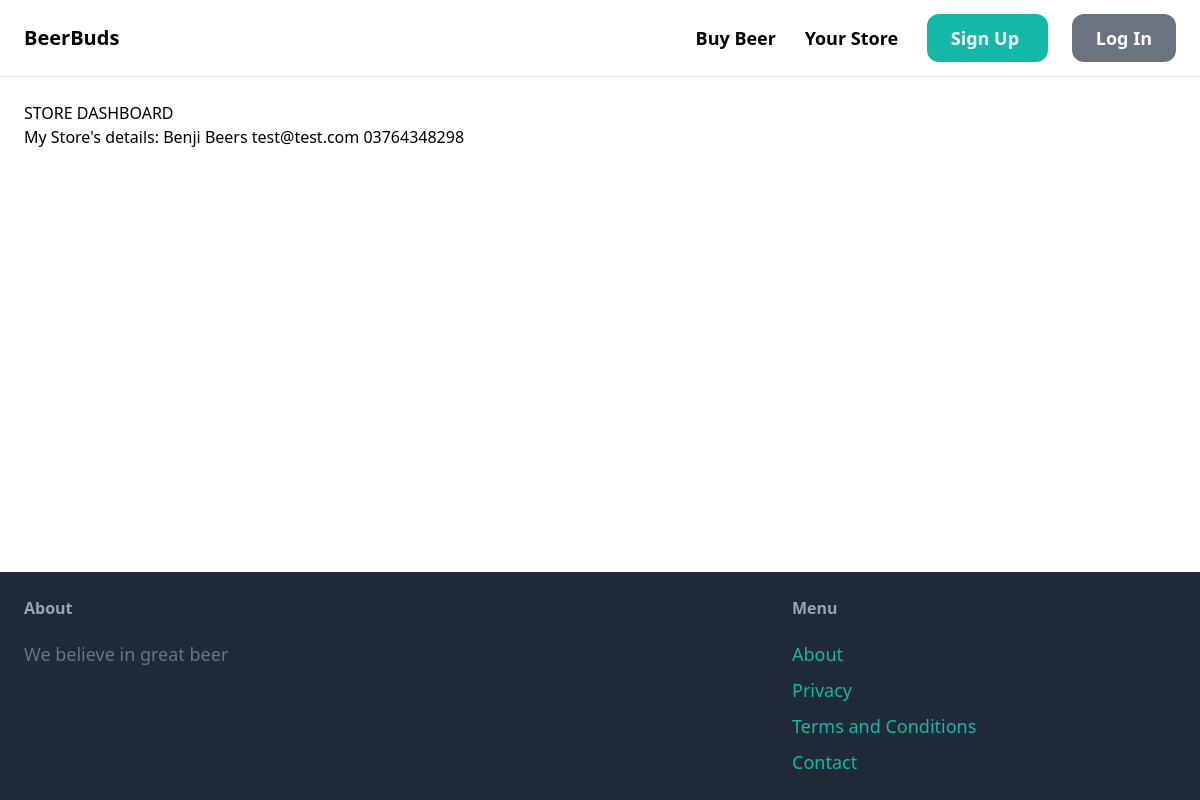
Before: /store_dashboard/ (signed in) with the older database file.
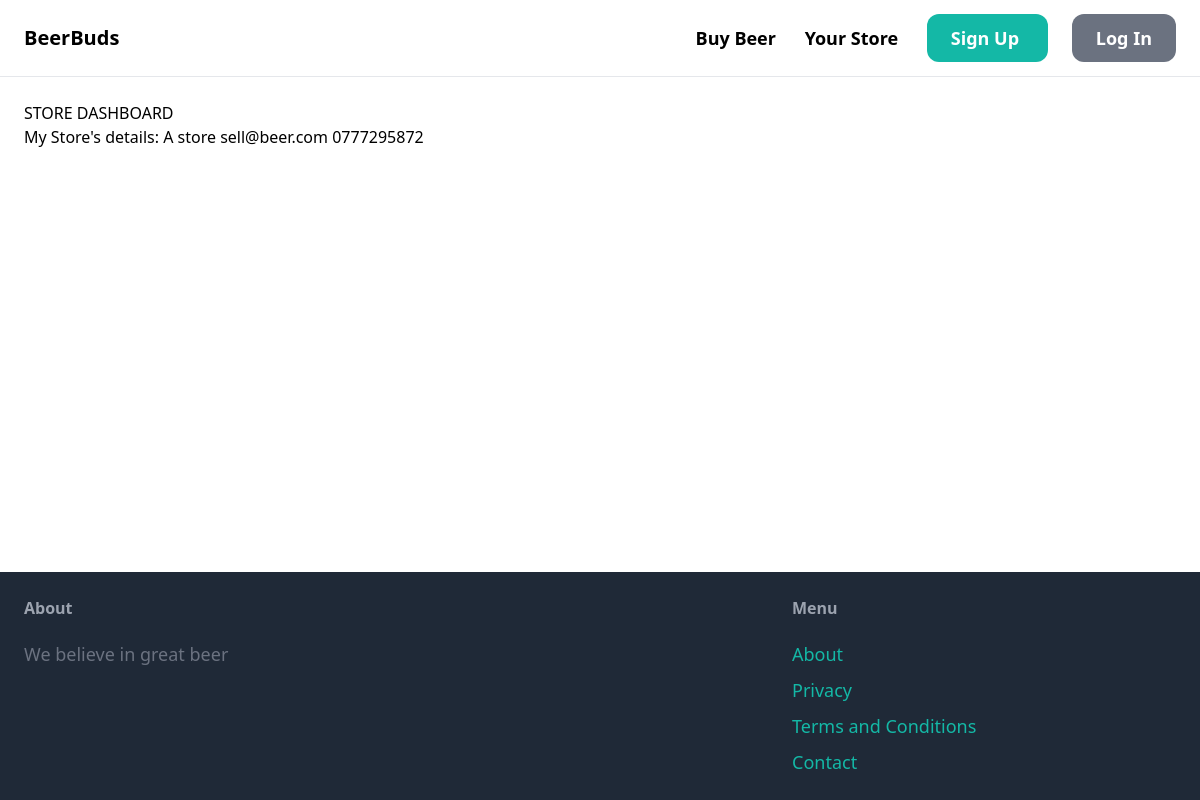
After: the same page with the newer database file.
### marketplace/models.py (models this page shows, shortened)
class Store(models.Model):
    store_name = models.CharField(max_length=255, blank=False, null=False)
    store_email = models.EmailField(blank=False, null=False)
    phone_number = models.CharField(blank=False, max_length=13)
    description = models.TextField(validators=[
            MinLengthValidator(100, 'Please enter a description of at least 100 characters')
        ])
    user_id = models.OneToOneField(User, on_delete=models.CASCADE)
    class Meta:
        ordering=['store_name']

### marketplace/views.py (the view)
# urls.py: path('store_dashboard/', views.store_dash, name="store_dash"),
def store_dash(request):
   store = Store.objects.filter(user_id=request.user)
   return render(request, 'marketplace/store_dash.html', {'store': store})

### marketplace/templates/marketplace/store_dash.html (shortened to what this page needs)
{% extends "core/base.html" %}
{% block content %}
<h1> STORE DASHBOARD </h1>
{% for store in store %}
  My Store's details:
  {{ store.store_name}}
  {{ store.store_email}}
  {{store.phone_number}}
{% endfor %}
{% endblock  %}

### core/templates/core/base.html (shortened to what this page needs)
<!DOCTYPE html>
<html lang="en">
<head>
  <script src="https://cdn.tailwindcss.com"></script>
</head>
<body class="flex flex-col min-h-screen">
  <nav class="px-6 py-6 flex justify-between items-center border-b border-gray-200">
    <a href="/" class="text-xl font-semibold"> BeerBuds </a>
    <div class="space-x-6">
        <a href="/" class="text-lg font-semibold hover:text-gray-500"> Buy Beer  </a>
        <a href="/" class="text-lg font-semibold hover:text-gray-500"> Your Store </a>
        <a href="{% url 'core:signup' %}" class="px-6 py-3 text-lg font-semibold bg-teal-500 text-white rounded-xl hover:bg-teal-700"> Sign Up </a>
        <a href="{% url 'core:login' %}" class="px-6 py-3 text-lg font-semibold bg-gray-500 text-white rounded-xl hover:bg-gray-700"> Log In </a>
    </div>
  </nav>
  <div class="flex-1 px-6 py-6">
  {% block content %} {% endblock %}
  </div>
  <footer class="py-6 px-6 flex justify-between bg-gray-800">
    <div class="w-2/3 pr-10">
      <h3 class="mb-5 font-semibold text-gray-400"> About </h3>
      <p class="text-lg text-gray-500"> We believe in great beer </p>
    </div>
    <div class="w-1/3">
      <h3 class="mb-5 font-semibold text-gray-400"> Menu </h3>
      <ul class="space-y-2">
        <li> <a href="#"class="text-lg text-teal-500 hover:text-teal-700"> About </a></li>
        <li> <a href="#"class="text-lg text-teal-500 hover:text-teal-700"> Privacy </a></li>
        <li> <a href="#"class="text-lg text-teal-500 hover:text-teal-700"> Terms and Conditions </a></li>
        <li> <a href=""class="text-lg text-teal-500 hover:text-teal-700"> Contact </a></li>
      </ul>
    </div>
  </footer>
</body>
</html>

Changed rows visible on the page:
removed Store: store_name "Benji Beers", store_email "test@test.com", phone_number "03764348298"
added Store: store_name "A store", store_email "sell@beer.com", phone_number "0777295872"
